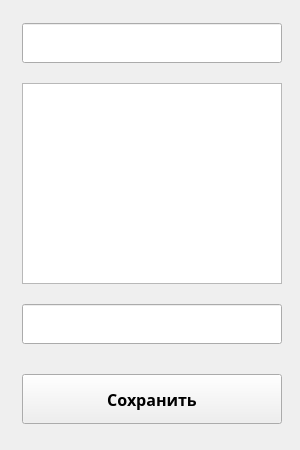
<?xml version="1.0" encoding="UTF-8"?>
<ui version="4.0">
 <class>NoteEditWindow</class>
 <widget class="QMainWindow" name="NoteEditWindow">
  <property name="geometry">
   <rect>
    <x>0</x>
    <y>0</y>
    <width>300</width>
    <height>450</height>
   </rect>
  </property>
  <property name="windowTitle">
   <string>NoteWidget</string>
  </property>
  <property name="layoutDirection">
   <enum>Qt::LayoutDirection::RightToLeft</enum>
  </property>
  <widget class="QWidget" name="centralwidget">
   <widget class="QWidget" name="layoutWidget">
    <property name="geometry">
     <rect>
      <x>22</x>
      <y>23</y>
      <width>260</width>
      <height>401</height>
     </rect>
    </property>
    <layout class="QVBoxLayout" name="verticalLayout_2">
     <property name="spacing">
      <number>30</number>
     </property>
     <item>
      <layout class="QVBoxLayout" name="verticalLayout">
       <property name="spacing">
        <number>20</number>
       </property>
       <item>
        <widget class="QLineEdit" name="titleLineEdit">
         <property name="minimumSize">
          <size>
           <width>0</width>
           <height>40</height>
          </size>
         </property>
         <property name="font">
          <font>
           <family>Century Gothic</family>
           <pointsize>14</pointsize>
           <bold>true</bold>
          </font>
         </property>
         <property name="text">
          <string/>
         </property>
         <property name="alignment">
          <set>Qt::AlignmentFlag::AlignCenter</set>
         </property>
        </widget>
       </item>
       <item>
        <widget class="QTextEdit" name="contentTextEdit">
         <property name="font">
          <font>
           <family>HoloLens MDL2 Assets</family>
           <pointsize>12</pointsize>
          </font>
         </property>
        </widget>
       </item>
       <item>
        <widget class="QLineEdit" name="tagsLineEdit">
         <property name="minimumSize">
          <size>
           <width>0</width>
           <height>40</height>
          </size>
         </property>
         <property name="font">
          <font>
           <family>HoloLens MDL2 Assets</family>
           <pointsize>12</pointsize>
           <italic>false</italic>
          </font>
         </property>
         <property name="alignment">
          <set>Qt::AlignmentFlag::AlignCenter</set>
         </property>
        </widget>
       </item>
      </layout>
     </item>
     <item>
      <widget class="QPushButton" name="saveButton">
       <property name="minimumSize">
        <size>
         <width>0</width>
         <height>50</height>
        </size>
       </property>
       <property name="font">
        <font>
         <family>Century Gothic</family>
         <pointsize>12</pointsize>
         <bold>true</bold>
        </font>
       </property>
       <property name="mouseTracking">
        <bool>false</bool>
       </property>
       <property name="text">
        <string>Сохранить</string>
       </property>
       <property name="checkable">
        <bool>false</bool>
       </property>
      </widget>
     </item>
    </layout>
   </widget>
  </widget>
 </widget>
 <resources/>
 <connections/>
</ui>
